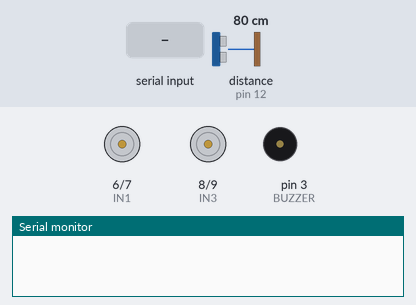
A sketch run on a simulated Arduino Uno, built with avr-gcc and run on an emulated ATmega328P. Shown: motor-driver pin pairs drawn as motors (green arrow = first pin HIGH = forward, orange = second pin HIGH = backward, longer = more drive, scaled by the enable pin), buzzer (waves = sounding), the last lines printed to the serial monitor. The test bench sets the inputs (shaded band); at power-on: distance to the obstacle (sensor on pin 12) 80 cm. The echo pulse lasts 58.3 µs per cm.

Above: at 1.2 s.
1.3 s: distance to the obstacle (sensor on pin 12) set to 34 cm
3.2 s: distance to the obstacle (sensor on pin 12) set to 28 cm
At 4.08 s:
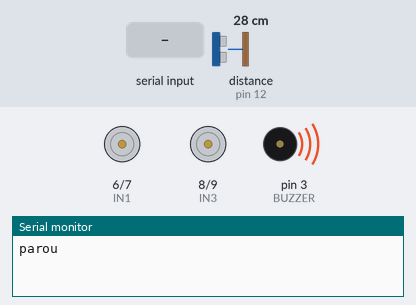
7.3 s: "f" received over Serial
At 8.6 s:
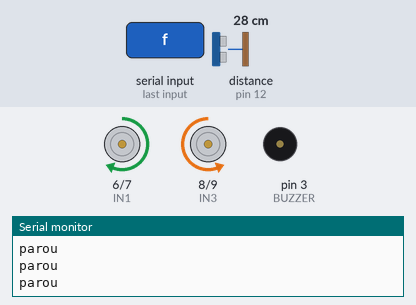
10.8 s: "d" received over Serial
At 12.4 s:
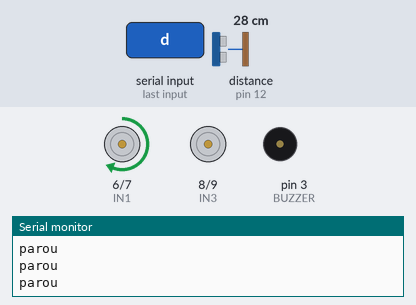
14.3 s: "e" received over Serial
At 16.1 s:
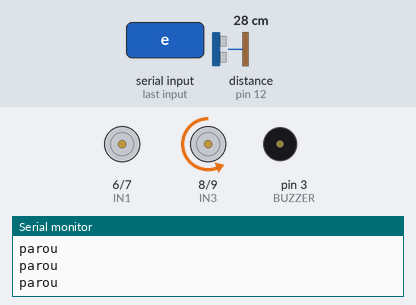
18.0 s: "t" received over Serial
At 19.8 s:
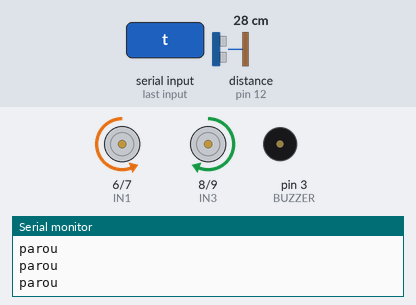
Timing chart, 0 to 22.7 s (numbered marks = the images above; inputs shaded):
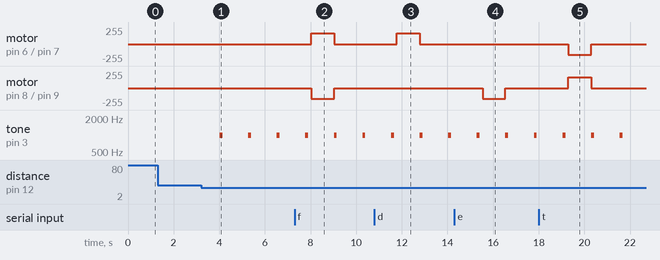

The sketch:

carrinho_original.ino
```cpp
#include <Ultrasonic.h>

Ultrasonic sensor(11, 12);

int velocidade = 160;
int cont;
int cont2;
char x;

void setup() {
    Serial.begin (9600);
    pinMode (3, OUTPUT);//BUZZER
    pinMode (5, OUTPUT);//ENA
    pinMode (6, OUTPUT);//IN1
    pinMode (7, OUTPUT);//IN2
    pinMode (8, OUTPUT);//IN3
    pinMode (9, OUTPUT);//IN4
    pinMode (10, OUTPUT);//ENB
    pinMode (11, OUTPUT);//TRIGG
    pinMode (12, INPUT);//ECHO
}

void ultrassom (){
    int distancia = sensor.read(CM);
    if (distancia <= 30){
        digitalWrite (6, LOW);
        digitalWrite (7, LOW);
        digitalWrite (8, LOW);
        digitalWrite (9, LOW);
        analogWrite (5, velocidade);
        analogWrite (10, velocidade);
        Serial.println ("parou");
        tone (3, 1000, 125);
        delay (250);
    }
}

void veloci (){
    if ( x == 's'){
        cont = 1;
        while (cont > 0 && velocidade < 240){
            velocidade = velocidade+20;
            cont --;
            Serial.println ("aumenta");
            delay (500);
        }
    }

    if ( x == 'p'){
        cont2 = 1;
        while (cont2 > 0 && velocidade > 160){
            velocidade = velocidade-20;
            cont --;
            Serial.println ("diminui");
            delay (500);
          }
    }

    analogWrite (5, velocidade);
    analogWrite (10, velocidade);
}

void loop() {
    x = Serial.read ();
    ultrassom ();
    veloci ();
    switch (x){
        case 'f':
        digitalWrite (6, HIGH);
        digitalWrite (7, LOW);
        digitalWrite (8, LOW);
        digitalWrite (9, HIGH);
        break;
        case 'd':
        digitalWrite (6, HIGH);
        digitalWrite (7, LOW);
        digitalWrite (8, LOW);
        digitalWrite (9, LOW);
        break;
        case 'e':
        digitalWrite (6, LOW);
        digitalWrite (7, LOW);
        digitalWrite (8, LOW);
        digitalWrite (9, HIGH);
        break;
        case 'o':
        digitalWrite (6, LOW);
        digitalWrite (7, LOW);
        digitalWrite (8, LOW);
        digitalWrite (9, LOW);
        break;
        case 't':
        digitalWrite (6, LOW);
        digitalWrite (7, HIGH);
        digitalWrite (8, HIGH);
        digitalWrite (9, LOW);
        break;
        case 'q':
        digitalWrite (6, LOW);
        digitalWrite (7, LOW);
        digitalWrite (8, HIGH);
        digitalWrite (9, LOW);
        break;
        case 'z':
        digitalWrite (6, LOW);
        digitalWrite (7, HIGH);
        digitalWrite (8, LOW);
        digitalWrite (9, LOW);
        break;
    }
    // SWITCH
    //Serial.println ("Velocidade:");
    //Serial.println (velocidade);
    delay (1000);
}
```

Measured:
- the behaviour switches between 31 and 30 cm on distance to the obstacle (sensor on pin 12) (found by bisection; images 0 and 1)
- after the input at 1.3 s, every drawn part: stays the same
- after the input at 3.2 s, tone on pin 3 (BUZZER): alternates 1000 Hz for 0.13 s and silent for 1.1 s, starting after 0.82 s
- after the input at 7.3 s, motor on pin 6 (IN1) / pin 7 (IN2): stopped → forward 160/255 after 0.73 s, → stopped 1.0 s later; motor on pin 8 (IN3) / pin 9 (IN4): stopped → backward 160/255 after 0.73 s, → stopped 1.0 s later
- after the input at 10.8 s, motor on pin 6 (IN1) / pin 7 (IN2): stopped → forward 160/255 after 0.98 s, → stopped 1.0 s later
- after the input at 14.3 s, motor on pin 8 (IN3) / pin 9 (IN4): stopped → backward 160/255 after 1.2 s, → stopped 1.0 s later
- after the input at 18.0 s, motor on pin 6 (IN1) / pin 7 (IN2): stopped → backward 160/255 after 1.3 s, → stopped 1.0 s later; motor on pin 8 (IN3) / pin 9 (IN4): stopped → forward 160/255 after 1.3 s, → stopped 1.0 s later
